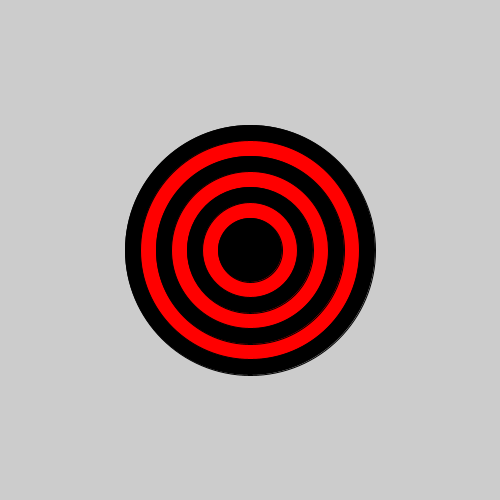
Frame 1 (no input)
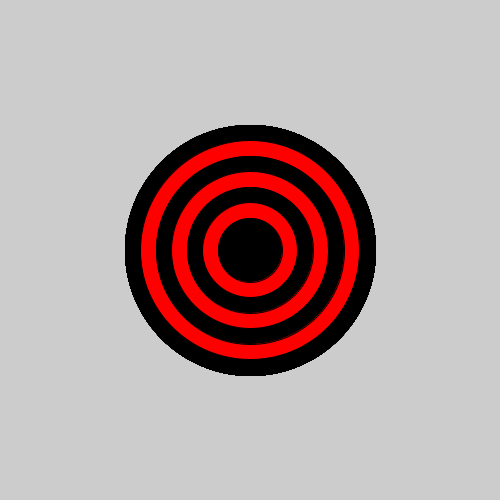
Frame 60 (the mouse pressed at the canvas centre just before this capture)
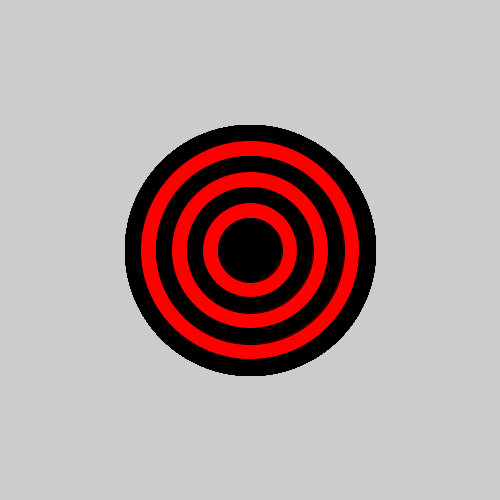
Frame 120 (the mouse held since frame 60 and released just before this capture)

The Processing sketch that drew these frames (run headless with seeded random() and noise(); from frame 60 on, the mouse is pressed at the canvas centre):

// Processing sketch: bullseye
// ── bullseye.pde

void setup() {
 
  // set the size of your sketch
  size(500, 500);
}

void draw() {
  
  //Starting with the largest ellipse, use a for loop to draw a bullseye with ellipses.
 int x = 250;
 int y = 250;
  //Use an if statement and remainder to alternate the color of your rings.
  for(int z = 1; z<8; z++) {
 if (z % 2 == 0) {
   fill(#FF0000);
 }
 else {
   fill(#000000);
 }
 ellipse(250,250,x,y); 
 x=x-31;
 y=y-31;
  }
}
